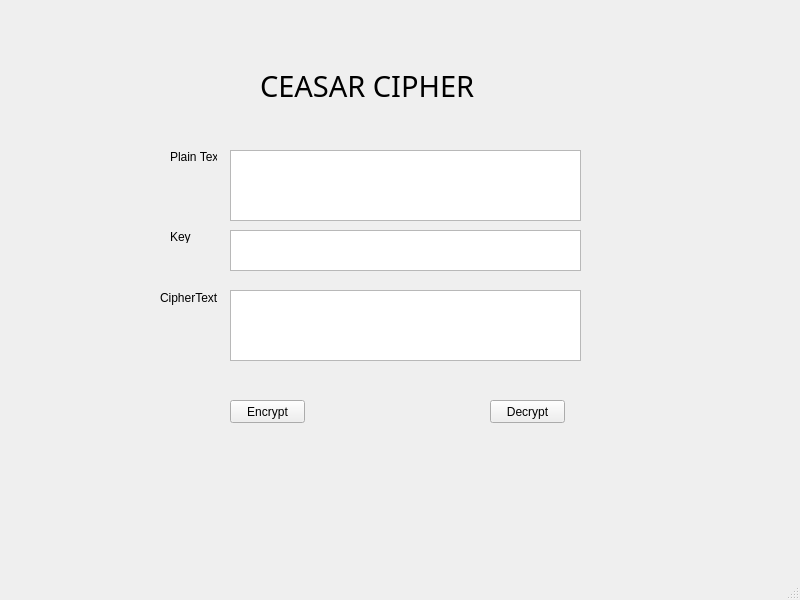
<?xml version="1.0" encoding="UTF-8"?>
<ui version="4.0">
 <class>call_api_decrypt_2</class>
 <widget class="QMainWindow" name="call_api_decrypt_2">
  <property name="geometry">
   <rect>
    <x>0</x>
    <y>0</y>
    <width>800</width>
    <height>600</height>
   </rect>
  </property>
  <property name="windowTitle">
   <string>MainWindow</string>
  </property>
  <widget class="QWidget" name="centralwidget">
   <widget class="QLabel" name="label">
    <property name="geometry">
     <rect>
      <x>260</x>
      <y>60</y>
      <width>231</width>
      <height>51</height>
     </rect>
    </property>
    <property name="font">
     <font>
      <family>MV Boli</family>
      <pointsize>22</pointsize>
     </font>
    </property>
    <property name="text">
     <string>CEASAR CIPHER</string>
    </property>
   </widget>
   <widget class="QTextEdit" name="textEdit">
    <property name="geometry">
     <rect>
      <x>230</x>
      <y>150</y>
      <width>351</width>
      <height>71</height>
     </rect>
    </property>
   </widget>
   <widget class="QLabel" name="label_2">
    <property name="geometry">
     <rect>
      <x>170</x>
      <y>150</y>
      <width>47</width>
      <height>13</height>
     </rect>
    </property>
    <property name="text">
     <string>Plain Text</string>
    </property>
   </widget>
   <widget class="QLabel" name="label_3">
    <property name="geometry">
     <rect>
      <x>170</x>
      <y>230</y>
      <width>47</width>
      <height>13</height>
     </rect>
    </property>
    <property name="text">
     <string>Key</string>
    </property>
   </widget>
   <widget class="QLabel" name="label_4">
    <property name="geometry">
     <rect>
      <x>160</x>
      <y>290</y>
      <width>61</width>
      <height>16</height>
     </rect>
    </property>
    <property name="text">
     <string>CipherText</string>
    </property>
   </widget>
   <widget class="QTextEdit" name="textEdit_2">
    <property name="geometry">
     <rect>
      <x>230</x>
      <y>230</y>
      <width>351</width>
      <height>41</height>
     </rect>
    </property>
   </widget>
   <widget class="QTextEdit" name="textEdit_3">
    <property name="geometry">
     <rect>
      <x>230</x>
      <y>290</y>
      <width>351</width>
      <height>71</height>
     </rect>
    </property>
   </widget>
   <widget class="QPushButton" name="call_api_encrypt">
    <property name="geometry">
     <rect>
      <x>230</x>
      <y>400</y>
      <width>75</width>
      <height>23</height>
     </rect>
    </property>
    <property name="text">
     <string>Encrypt</string>
    </property>
   </widget>
   <widget class="QPushButton" name="call_api_decrypt">
    <property name="geometry">
     <rect>
      <x>490</x>
      <y>400</y>
      <width>75</width>
      <height>23</height>
     </rect>
    </property>
    <property name="text">
     <string>Decrypt</string>
    </property>
   </widget>
  </widget>
  <widget class="QMenuBar" name="menubar">
   <property name="geometry">
    <rect>
     <x>0</x>
     <y>0</y>
     <width>800</width>
     <height>21</height>
    </rect>
   </property>
  </widget>
  <widget class="QStatusBar" name="statusbar"/>
 </widget>
 <resources/>
 <connections/>
</ui>
